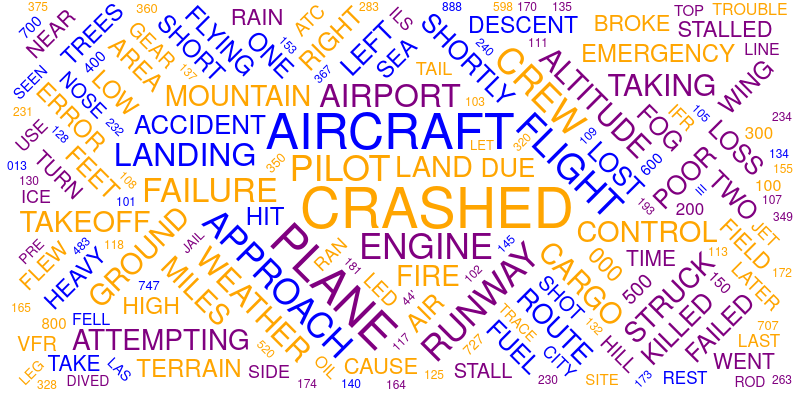

This figure's Vega-Lite source:
### Vega specification from a JSON file in a GitHub repository (floating-point values rounded to 4 significant figures; data arrays with more than 128 entries replaced by an {"elided": "..."} marker saying what was removed)
{"$schema": "https://vega.github.io/schema/vega/v5.json", "width": 600, "height": 400, "padding": 0, "data": [{"name": "table", "values": {"elided": "4964 str values"}, "transform": [{"type": "countpattern", "field": "data", "case": "upper", "pattern": "[\\w']{3,}", "stopwords": "(i|me|my|myself|we|us|our|ours|ourselves|you|your|yours|yourself|yourselves|he|him|his|himself|she|her|hers|herself|it|its|itself|they|them|their|theirs|themselves|what|which|who|whom|whose|this|that|these|those|am|is|are|was|were|be|been|being|have|has|had|having|do|does|did|doing|will|would|should|can|could|ought|i'm|you're|he's|she's|it's|we're|they're|i've|you've|we've|they've|i'd|you'd|he'd|she'd|we'd|they'd|i'll|you'll|he'll|she'll|we'll|they'll|isn't|aren't|wasn't|weren't|hasn't|haven't|hadn't|doesn't|don't|didn't|won't|wouldn't|shan't|shouldn't|can't|cannot|couldn't|mustn't|let's|that's|who's|what's|here's|there's|when's|where's|why's|how's|a|an|the|and|but|if|or|because|as|until|while|of|at|by|for|with|about|against|between|into|through|during|before|after|above|below|to|from|up|upon|down|in|out|on|off|over|under|again|further|then|once|here|there|when|where|why|how|all|any|both|each|few|more|most|other|some|such|no|nor|not|only|own|same|so|than|too|very|say|says|said|shall)"}, {"type": "formula", "as": "angle", "expr": "[-45, 0, 45][~~(random() * 3)]"}, {"type": "formula", "as": "weight", "expr": "if(datum.text=='VEGA', 700, 350)"}]}], "scales": [{"name": "color", "type": "ordinal", "domain": {"data": "table", "field": "text"}, "range": ["orange", "blue", "purple"]}], "marks": [{"type": "text", "from": {"data": "table"}, "encode": {"enter": {"text": {"field": "text"}, "align": {"value": "center"}, "baseline": {"value": "alphabetic"}, "fill": {"scale": "color", "field": "text"}}, "update": {"fillOpacity": {"value": 1}}, "hover": {"fillOpacity": {"value": 0.5}}}, "transform": [{"type": "wordcloud", "size": [800, 400], "text": {"field": "text"}, "rotate": {"field": "datum.angle"}, "font": "Helvetica Neue, Arial", "fontSize": {"field": "datum.count"}, "fontWeight": {"field": "datum.weight"}, "fontSizeRange": [12, 56], "padding": 2}]}]}
